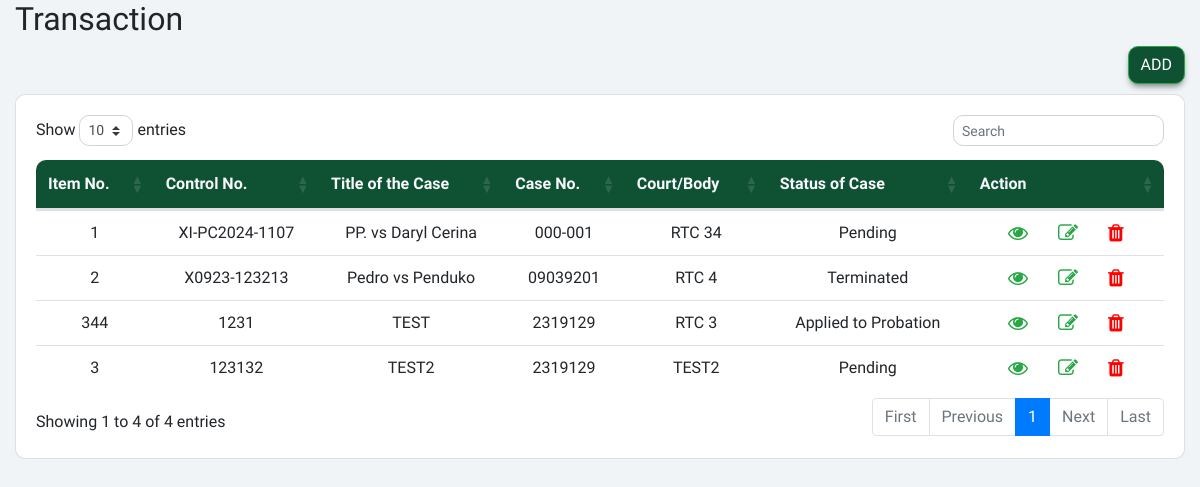
The app's page /components/pages/transaction.php with its own data.
### tables this page shows
CREATE TABLE `cases` (
  `id` int(11) NOT NULL,
  `itemnumber` int(11) NOT NULL,
  `controlnumber` varchar(999) NOT NULL,
  `partyrepresented` varchar(99) NOT NULL,
  `gender` varchar(99) NOT NULL,
  `casetitle` varchar(99) NOT NULL,
  `court` varchar(99) NOT NULL,
  `casenumber` varchar(99) NOT NULL,
  `causeofaction` varchar(99) NOT NULL,
  `casestatus` varchar(99) NOT NULL,
  `lastactiontaken` varchar(99) NOT NULL,
  `causeoftermination` varchar(99) NOT NULL,
  `casedate` date DEFAULT NULL,
  `casetype` varchar(99) NOT NULL,
  `startdate` date DEFAULT NULL
);

### functions/functions.php (called while the page is built, shortened)
<?php
    function selectAllData($conn, $table){
        $sql = "SELECT * FROM `$table`";
        $stmt = mysqli_prepare($conn, $sql);
        mysqli_stmt_execute($stmt);
        $result = mysqli_stmt_get_result($stmt);
        return mysqli_fetch_all($result, MYSQLI_ASSOC);
    }

### components/pages/transaction.php (the view, shortened to what this page needs)
<!DOCTYPE html>
<html lang="en">
<head>
    <link rel="stylesheet" href="https://stackpath.bootstrapcdn.com/bootstrap/4.2.1/css/bootstrap.min.css">
    <link rel="stylesheet" href="https://cdn.datatables.net/1.10.18/css/dataTables.bootstrap4.min.css">
    <link rel="stylesheet" href="https://cdnjs.cloudflare.com/ajax/libs/font-awesome/4.7.0/css/font-awesome.min.css" />
    <link rel="stylesheet" href="/customcss/custom.css" />
</head>
<body class="generalbg">
    <div class="container-fluid">
        <h2 class="text-start text-md-start">Transaction</h2>
        <div style="text-align:right;">
            <button type="button" class="btn btn-success sideback radiusb shadowbottom" data-toggle="modal"
                data-target="#addcourt">ADD</button>
        </div>
        <div class="card" style="margin-top: 10px;">
            <div class="card-body">
                <div class="table-responsive">
                    <table id="datatableid" class="table w-100">
                        <thead>
                            <tr class="text-center sideback text-light">
                                <th scope="col" class="tablestart">Item No.</th>
                                <th scope="col">Control No.</th>
                                <th scope="col">Title of the Case</th>
                                <th scope="col">Case No.</th>
                                <th scope="col">Court/Body</th>
                                <th scope="col">Status of Case</th>
                                <th scope="col" class="tableend">Action</th>
                            </tr>
                        </thead>
                        <tbody>
                            <?php
                    require_once("../../database/databasecon.php");
                    require_once("../../functions/functions.php");
                    $result = selectAllData($conn, 'cases');
                    if ($result) {
                        foreach ($result as $row) {
                    ?>
                            <tr class="text-center">
                                <td>
                                    <?php echo $row['itemnumber']; ?>
                                </td>
                                <td>
                                    <?php echo $row['controlnumber']; ?>
                                </td>
                                <td>
                                    <?php echo $row['casetitle']; ?>
                                </td>
                                <td>
                                    <?php echo $row['casenumber']; ?>
                                </td>
                                <td>
                                    <?php echo $row['court']; ?>
                                </td>
                                <td>
                                    <?php echo $row['casestatus']; ?>
                                </td>
                                <td>
                                 <button type="button" class="btn viewbtn"><i class="fa fa-eye"></i></button>
                                 <button type="button" class="btn editbtn"><i class="fa fa-edit"></i></button>
                                 <button type="button" class="btn deletebtn"><i class="fa fa-trash"></i></button>
                                </td>
                            </tr>
                            <?php
                        }
                    } else {
                        echo "<tr><td colspan='6'>No Record Found</td></tr>";
                    }
                    ?>
                        </tbody>
                    </table>
                </div>
            </div>
        </div>
    </div>
</body>
</html>

### customcss/custom.css (style rules this page uses)
body { margin: 0; font-family: 'Nunito Sans'; }
.form-control, .card, .radiusb, .modal-content { border-radius: 10px; }
.tablestart { border-top-left-radius: 10px; }
.tableend { border-top-right-radius: 10px; }
.sideback { background-color: #0f5233; }
.generalbg { background-color: #f0f4f7; }
.shadowbottom { box-shadow: 0px 4px 6px -2px rgba(0, 0, 0, 0.5) !important; }
.table th, .table { border:none; }
@media (min-width: 992px) { .table-responsive { overflow-x: hidden; } }
.viewbtn { color: #28a745; font-size: 20px; }
.editbtn { color: #28a745; font-size: 20px; }
.deletebtn { color: #ff0000; font-size: 20px; }
#datatableid td { padding: 0px; vertical-align: middle; }

### records on screen
cases: itemnumber "1", controlnumber "XI-PC2024-1107", casetitle "PP. vs Daryl Cerina", casenumber "000-001", court "RTC 34", casestatus "Pending"
cases: itemnumber "2", controlnumber "X0923-123213", casetitle "Pedro vs Penduko", casenumber "09039201", court "RTC 4", casestatus "Terminated"
cases: itemnumber "344", controlnumber "1231", casetitle "TEST", casenumber "2319129", court "RTC 3", casestatus "Applied to Probation"
cases: itemnumber "3", controlnumber "123132", casetitle "TEST2", casenumber "2319129", court "TEST2", casestatus "Pending"
